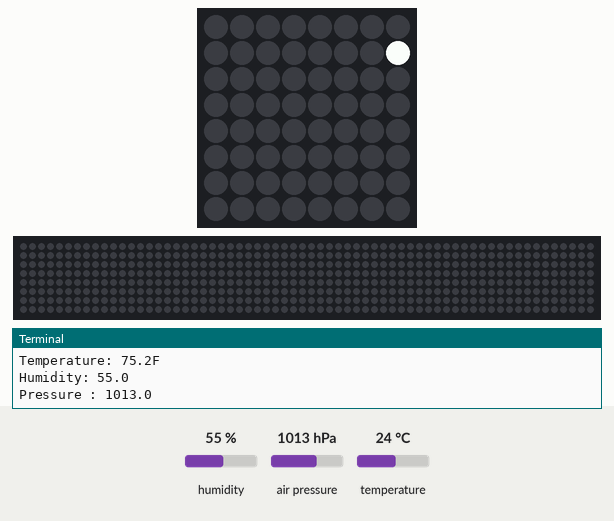
This program was run on a simulated Raspberry Pi (BCM pin numbers) with a Sense HAT. Shown: the Sense HAT's 8×8 RGB LED matrix, a strip that is not on the board, showing the scrolling text unrolled, the last lines printed to the terminal. The test bench sets the inputs (shaded band); at power-on: humidity 55 %, air pressure 1013 hPa, temperature 24 °C. The clock reads 2024-03-15 10:24:30 at power-on unless the program sets it; the 64×8 strip is a reading aid, not a part: it shows the text the matrix is scrolling, unrolled, one strip-width of it at a time.

Above: at 0.17 s.
At 10.75 s:
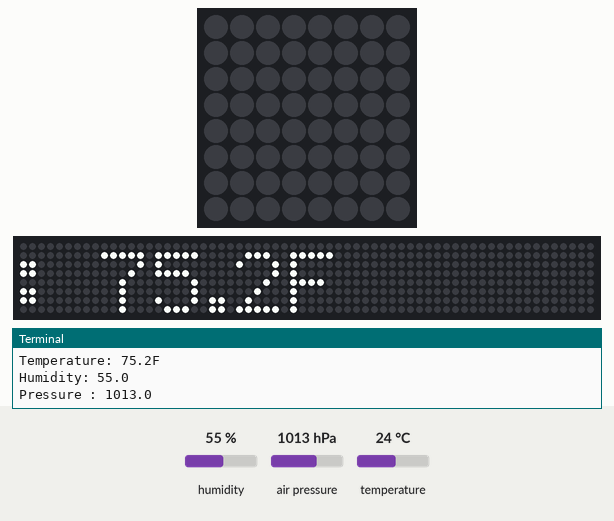
At 15.38 s:
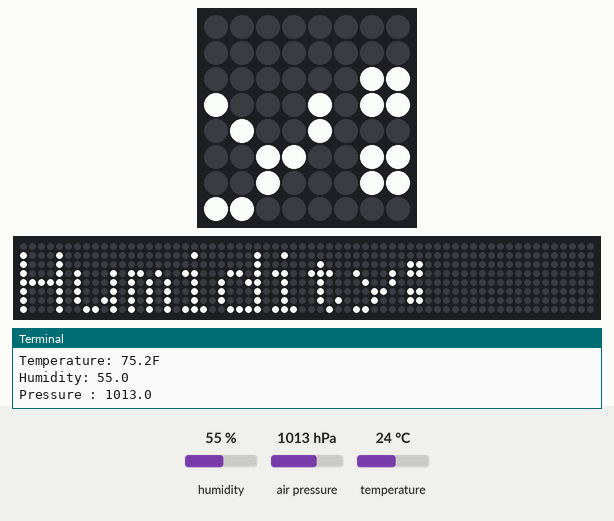
At 20.01 s:
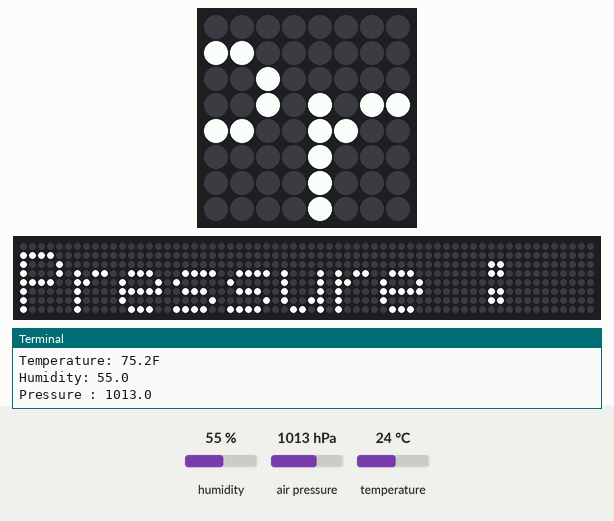
At 30.18 s:
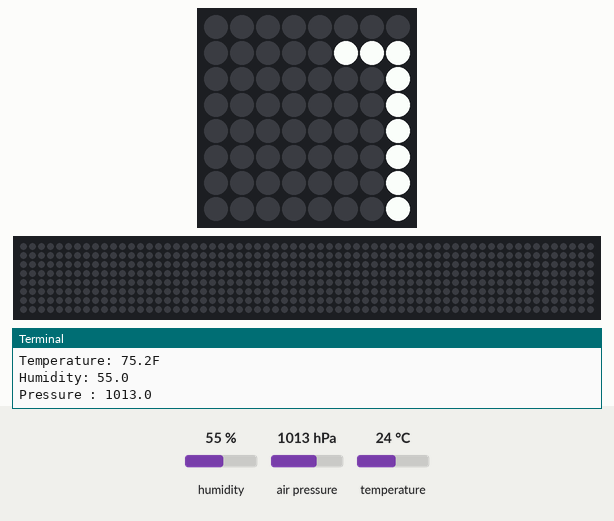
At 39.85 s:
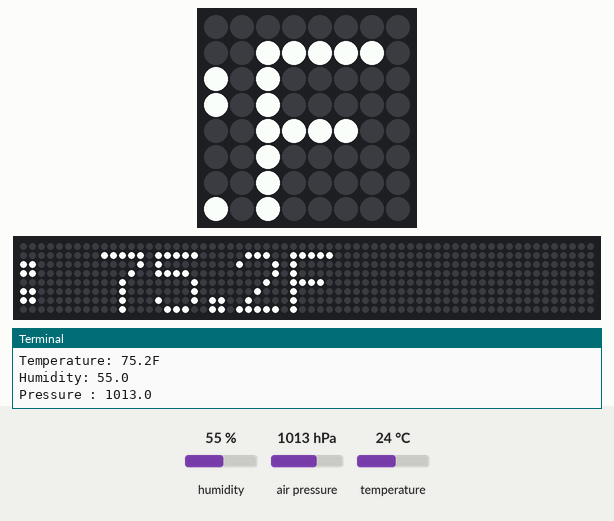

The program:

weather.py
```python
#!/usr/bin/python
from sense_hat import SenseHat
import time
import sys
from datetime import datetime
# from ISStreamer.Streamer import Streamer

sense = SenseHat()
# logger = Streamer(bucket_name="Sense Hat Sensor Data", access_key="API KEY HERE!")
sense.clear()

try:
	while True:
		now = datetime.now()
		dt = now.strftime("%m/%d/%Y %H:%M:%S")
		temp = sense.get_temperature()
		humidity = sense.get_humidity()
		pressure = sense.get_pressure()

		temp = 1.8 * round(temp, 1) + 32
		humidity= round(humidity, 1)
		pressure = round(pressure, 1)


		print("*** " + dt + " ***")
		print("Temperature: " + str(temp) + "F")
		print("Humidity: " + str(humidity))
		print("Pressure : " + str(pressure))

		sense.show_message("Temperature: " + str(temp) + "F")
		# logger.log("Temperature F :",temp)
		sense.show_message("Humidity: " + str(humidity))
		# logger.log("Humidity :",humidity)
		sense.show_message("Pressure : " + str(pressure))
                # logger.log("Pressure :",pressure)

		time.sleep(1)

except KeyboardInterrupt:
	pass
	sense.clear()
```
